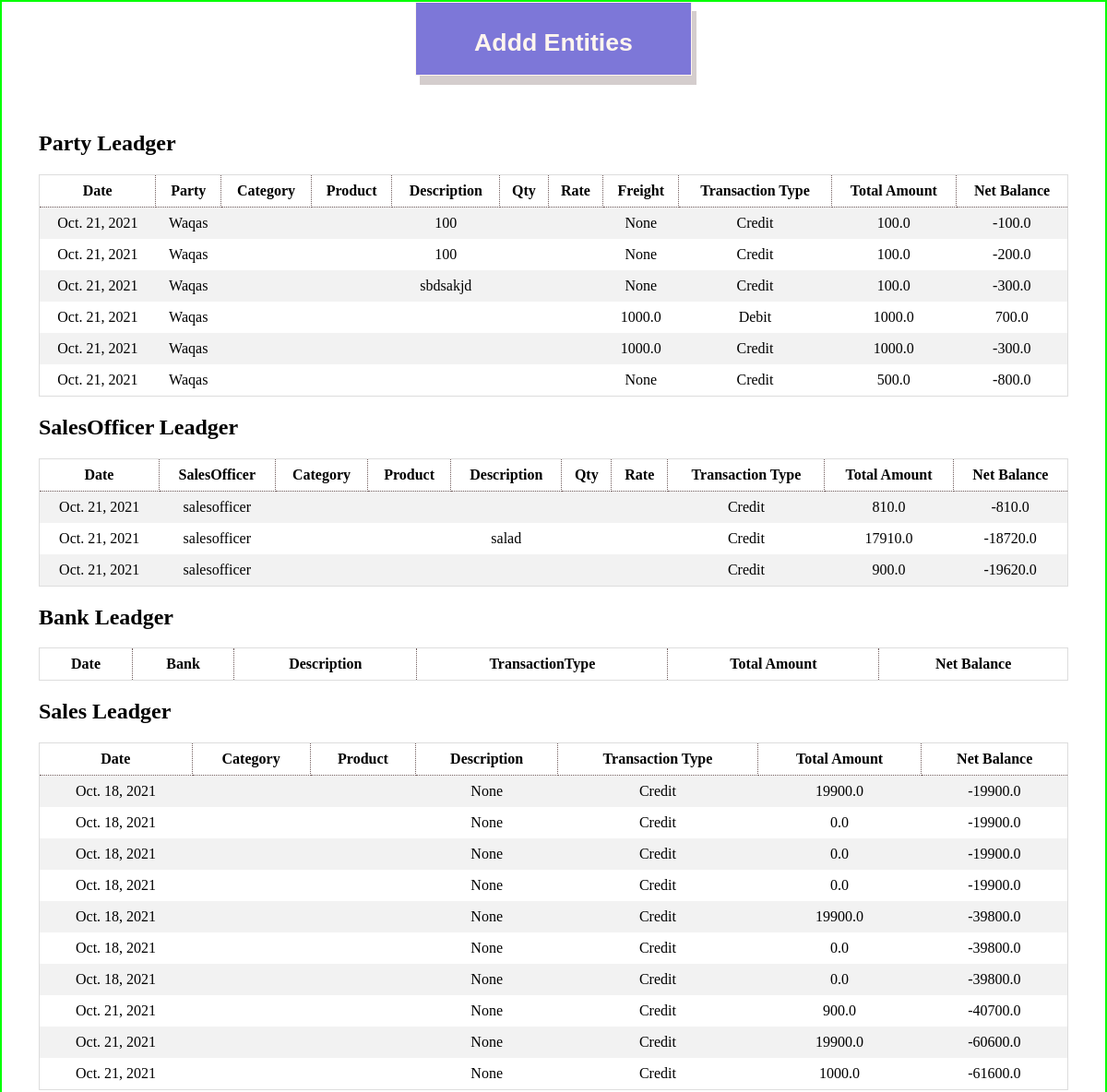
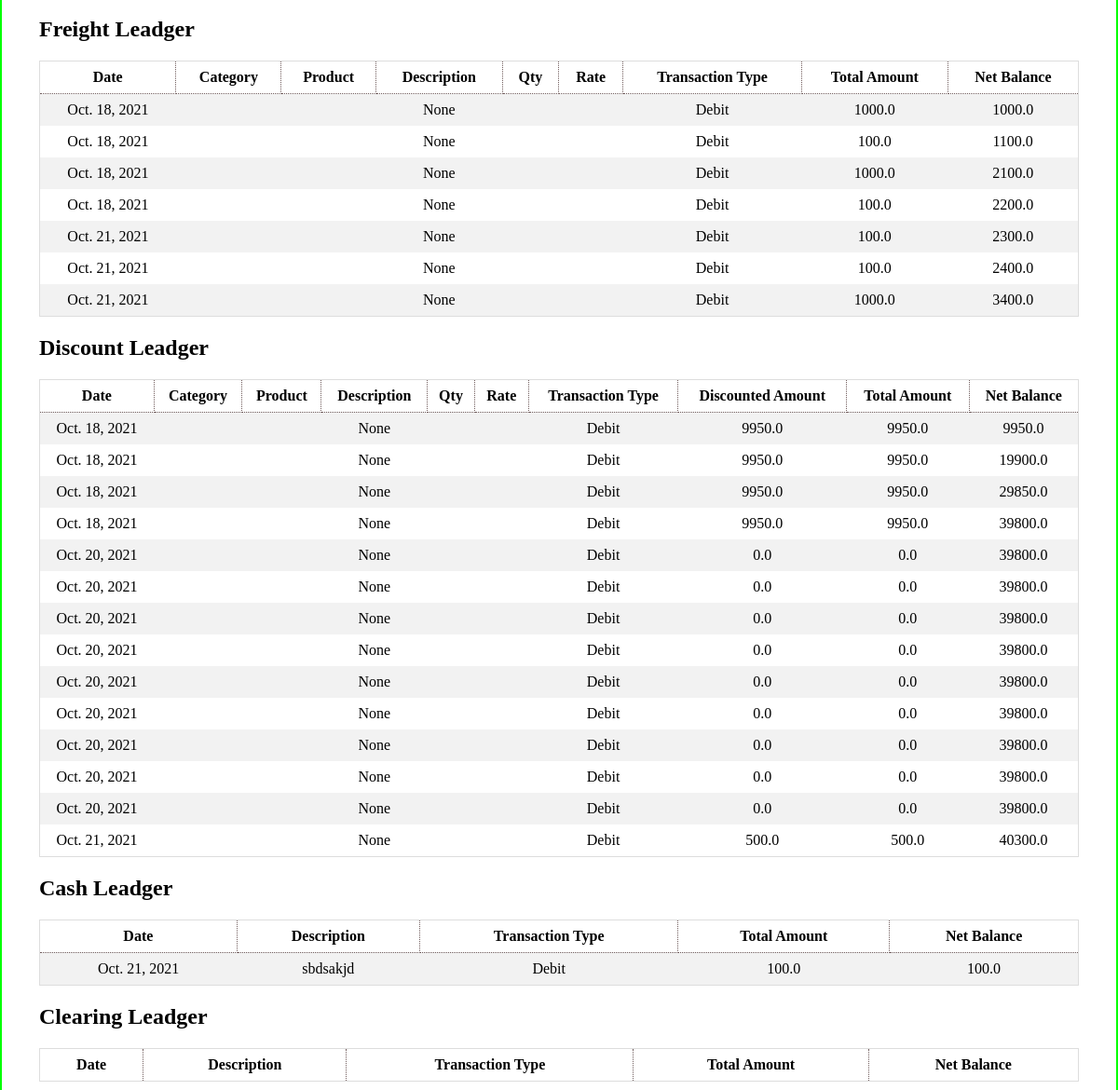
The page /apis/test (upper part) on the database as committed earlier (2 pictures, top to bottom).
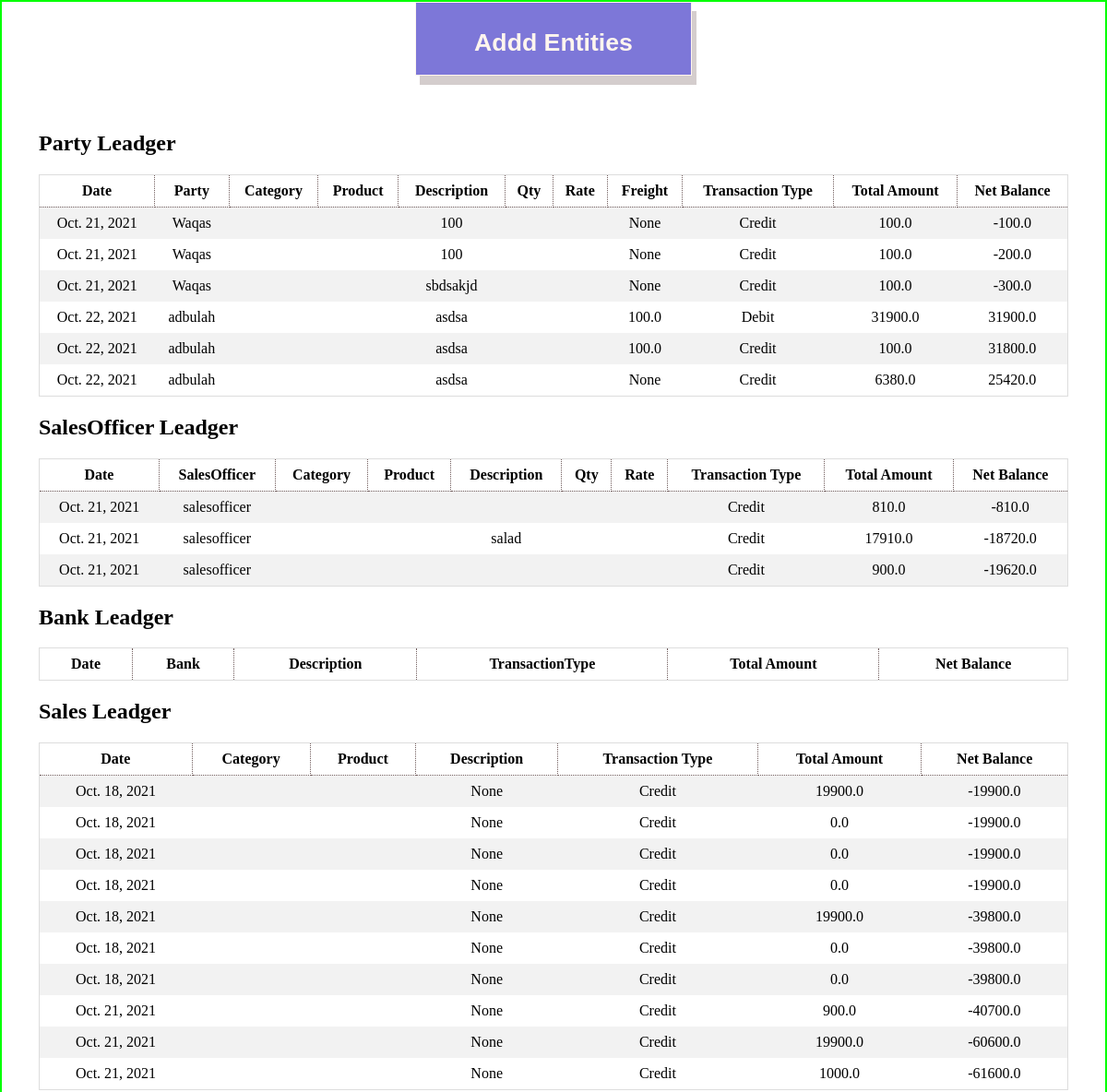
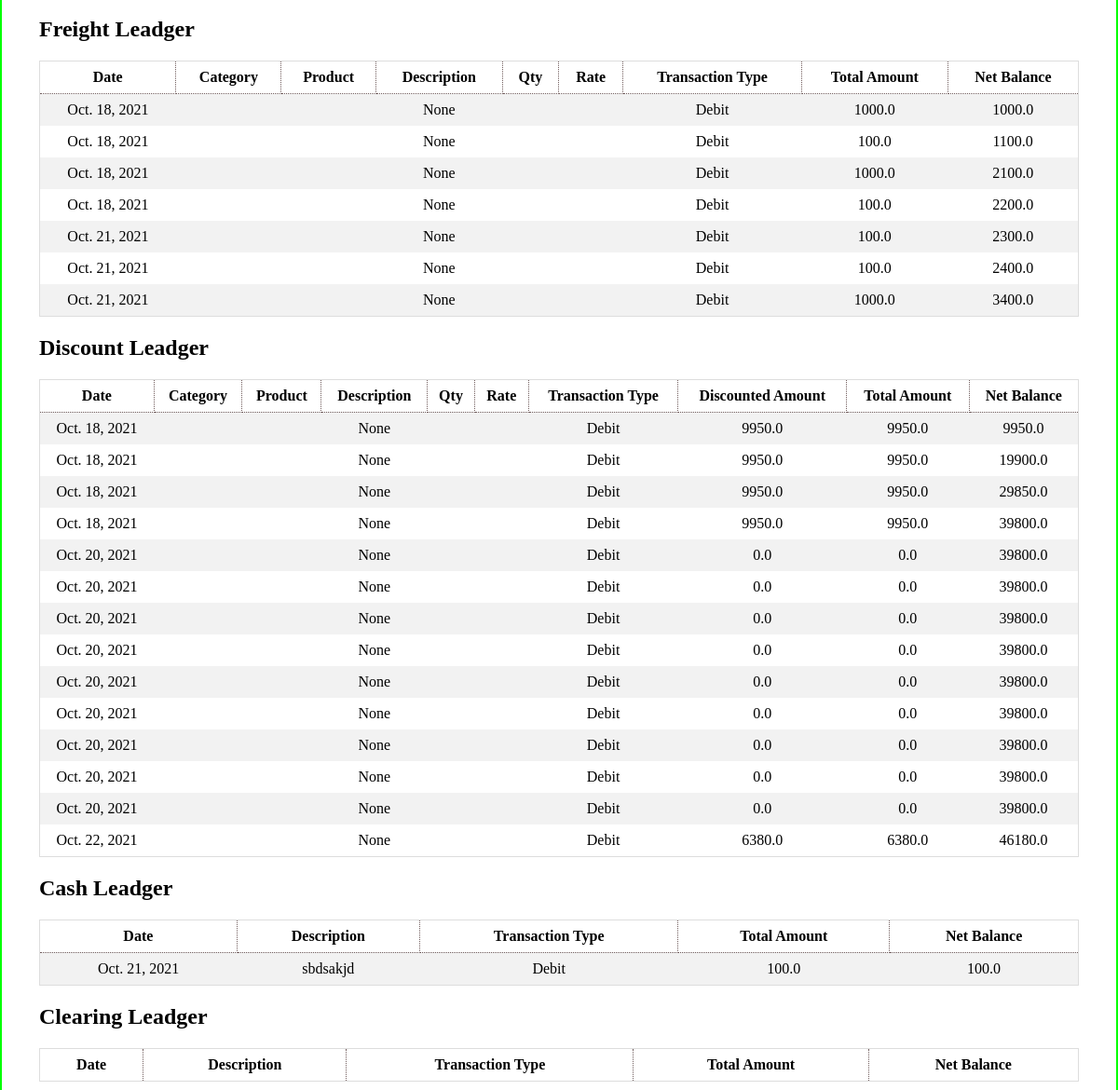
The same page on the database as committed later (2 pictures, top to bottom).
### app/models.py (models this page shows, shortened)
class Ledger(models.Model):
    date = models.DateField(default=timezone.now, blank=True)
    description = models.CharField(max_length=50, null=True)
    transaction_type = models.CharField(max_length=50, choices=(
        ('Debit', 'Debit'), ('Credit', 'Credit')))
    total_amount = models.FloatField(null=True)
    net_balance = models.FloatField(blank=True, default=0.0)

class PartyLedger(Ledger):
    party = models.ForeignKey(Party,on_delete=models.CASCADE)
    sales_officer = models.ForeignKey(SalesOfficer, on_delete=models.CASCADE)
    freight = models.FloatField(blank=True,null=True)

class Ledger(models.Model):
    date = models.DateField(default=timezone.now, blank=True)
    description = models.CharField(max_length=50, null=True)
    transaction_type = models.CharField(max_length=50, choices=(
        ('Debit', 'Debit'), ('Credit', 'Credit')))
    total_amount = models.FloatField(null=True)
    net_balance = models.FloatField(blank=True, default=0.0)

class Party(models.Model):
    ref_id = models.IntegerField(blank=True,null=True)
    name = models.CharField(max_length=30, unique=True)
    email = models.EmailField(max_length=30, unique=True)
    area = models.CharField(max_length=300)
    zone = models.CharField(max_length=300)
    region = models.CharField(max_length=300)
    contact = models.CharField(max_length=13)
    discount = models.ForeignKey(DiscountCategory,on_delete=models.CASCADE)
    sale_officer = models.ForeignKey(SalesOfficer,on_delete=models.CASCADE)
    category = models.ForeignKey(Category,on_delete=models.SET_NULL,null=True)
    creditLimit = models.FloatField()
    salesTarget = models.FloatField()
    opening_Balance = models.FloatField()
    current_Balance = models.FloatField(blank=True, null=True)
    SCI = models.FileField(null=True,blank=True,upload_to='Security Check Images')
    TOR = models.FileField(null=True,blank=True,upload_to='Terms of Recoreds')
    date = models.DateField(default=timezone.now, blank=True)
    def __str__(self):
        return self.name

class SalesOfficerLedger(Ledger):
    sales_officer = models.ForeignKey(SalesOfficer, on_delete=models.CASCADE)
    party_order = models.IntegerField(null=True,blank=True)

class SalesOfficer(models.Model):
    name = models.CharField(max_length=200,unique=True)
    commission = models.FloatField(default=0.0)
    contact = models.CharField(max_length=13)
    opening_Balance = models.FloatField()
    current_Balance = models.FloatField(blank=True, null=True)
    user = models.OneToOneField(User,on_delete=models.CASCADE)
    date = models.DateField(default=timezone.now, blank=True)
    def __str__(self):
        return self.name

class SalesLedger(Ledger):
    sales_person = models.ForeignKey(SalesPerson,on_delete=models.CASCADE)

class FreightLedger(Ledger):
    freight_person = models.ForeignKey(FreightPerson,on_delete=models.CASCADE)
    freight = models.FloatField()

class DiscountLedger(Ledger):
    discount_person = models.ForeignKey(DiscountPerson,on_delete=models.CASCADE)
    discounted_amount = models.FloatField()

class CashLedger(Ledger):
    cash_person = models.ForeignKey(CashPerson,on_delete=models.CASCADE)

### app/views.py (the view)
# urls.py: path('test',views.Test),
def Test(request):
    party = m.PartyLedger.objects.all()
    salesofficer = m.SalesOfficerLedger.objects.all()
    sales = m.SalesLedger.objects.all()
    bank = m.BankLedger.objects.all()
    freight = m.FreightLedger.objects.all()
    discount = m.DiscountLedger.objects.all()
    cleariing = m.ClearingLedger.objects.all()
    cash = m.CashLedger.objects.all()
    incentive = m.IncentiveLedger.objects.all()
    response_dict = {'Party':party,'SalesOfficer':salesofficer,'Sales':sales,'Bank':bank,'Freight':freight
                    ,'Discount':discount,'Cash':cash,'Clearing':cleariing,'Incentive':incentive }
    return render(request,'test.html',response_dict)

### app/templates/test.html (shortened to what the changed rows need)
<!DOCTYPE html>
<html>
<head>
</head>
<body>
    <div style="width: 100wh;text-align: center;">
        <div>
            <button class='addBtn' onclick="Add()" id='btn'>
                <h1>Addd Entities</h1>
            </button>
        </div>
    </div>
    <div class="container">
        <h2>Party Leadger</h2>
        <div style="overflow-x:auto;">
            <table>
                <tr>
                    <th>Date</th>
                    <th>Party</th>
                    <th>Category</th>
                    <th>Product</th>
                    <th>Description</th>
                    <th>Qty</th>
                    <th>Rate</th>
                    <th>Freight</th>
                    <th>Transaction Type</th>
                    <th>Total Amount</th>
                    <th>Net Balance</th>
                </tr>
                {% for r in Party %}
                <tr>
                    <td>{{r.date}}</td>
                    <td>{{r.party}}</td>
                    <td>{{r.category}}</td>
                    <td>{{r.product}}</td>
                    <td>{{r.description}}</td>
                    <td>{{r.qty}}</td>
                    <td>{{r.rate}}</td>
                    <td>{{r.freight}}</td>
                    <td>{{r.transaction_type}}</td>
                    <td>{{r.total_amount}}</td>
                    <td>{{r.net_balance}}</td>
                </tr>
                {% endfor %}
            </table>
        </div>
        <h2>SalesOfficer Leadger</h2>
        <div style="overflow-x:auto;">
            <table>
                <tr>
                    <th>Date</th>
                    <th>SalesOfficer</th>
                    <th>Category</th>
                    <th>Product</th>
                    <th>Description</th>
                    <th>Qty</th>
                    <th>Rate</th>
                    <th>Transaction Type</th>
                    <th>Total Amount</th>
                    <th>Net Balance</th>
                </tr>
                {% for r in SalesOfficer %}
                <tr>
                    <td>{{r.date}}</td>
                    <td>{{r.sales_officer}}</td>
                    <td>{{r.category}}</td>
                    <td>{{r.product}}</td>
                    <td>{{r.description}}</td>
                    <td>{{r.qty}}</td>
                    <td>{{r.rate}}</td>
                    <td>{{r.transaction_type}}</td>
                    <td>{{r.total_amount}}</td>
                    <td>{{r.net_balance}}</td>
                </tr>
                {% endfor %}
            </table>
        </div>
        <h2>Bank Leadger</h2>
        <div style="overflow-x:auto;">
            <table>
                <tr>
                    <th>Date</th>
                    <th>Bank</th>
                    <th>Description</th>
                    <th>TransactionType</th>
                    <th>Total Amount</th>
                    <th>Net Balance</th>
                </tr>
            </table>
        </div>
        <h2>Sales Leadger</h2>
        <div style="overflow-x:auto;">
            <table>
                <tr>
                    <th>Date</th>
                    <th>Category</th>
                    <th>Product</th>
                    <th>Description</th>
                    <th>Transaction Type</th>
                    <th>Total Amount</th>
                    <th>Net Balance</th>
                </tr>
                {% for r in Sales %}
                <tr>
                    <td>{{r.date}}</td>
                    <td>{{r.category}}</td>
                    <td>{{r.product}}</td>
                    <td>{{r.description}}</td>
                    <td>{{r.transaction_type}}</td>
                    <td>{{r.total_amount}}</td>
                    <td>{{r.net_balance}}</td>
                </tr>
                {% endfor %}
            </table>
        </div>
        <h2>Freight Leadger</h2>
        <div style="overflow-x:auto;">
            <table>
                <tr>
                    <th>Date</th>
                    <th>Category</th>
                    <th>Product</th>
                    <th>Description</th>
                    <th>Qty</th>
                    <th>Rate</th>
                    <th>Transaction Type</th>
                    <th>Total Amount</th>
                    <th>Net Balance</th>
                </tr>
                {% for r in Freight %}
                <tr>
                    <td>{{r.date}}</td>
                    <td>{{r.category}}</td>
                    <td>{{r.product}}</td>
                    <td>{{r.description}}</td>
                    <td>{{r.qty}}</td>
                    <td>{{r.rate}}</td>
                    <td>{{r.transaction_type}}</td>
                    <td>{{r.total_amount}}</td>
                    <td>{{r.net_balance}}</td>
                </tr>
                {% endfor %}
            </table>
        </div>
        <h2>Discount Leadger</h2>
        <div style="overflow-x:auto;">
            <table>
                <tr>
                    <th>Date</th>
                    <th>Category</th>
                    <th>Product</th>
                    <th>Description</th>
                    <th>Qty</th>
                    <th>Rate</th>
                    <th>Transaction Type</th>
                    <th>Discounted Amount</th>
                    <th>Total Amount</th>
                    <th>Net Balance</th>
                </tr>
                {% for r in Discount %}
                <tr>
                    <td>{{r.date}}</td>
                    <td>{{r.category}}</td>
                    <td>{{r.product}}</td>
                    <td>{{r.description}}</td>
                    <td>{{r.qty}}</td>
                    <td>{{r.rate}}</td>
                    <td>{{r.transaction_type}}</td>
                    <td>{{r.discounted_amount}}</td>
                    <td>{{r.total_amount}}</td>
                    <td>{{r.net_balance}}</td>
                </tr>
                {% endfor %}
            </table>
        </div>
        <h2>Cash Leadger</h2>
        <div style="overflow-x:auto;">
            <table>
                <tr>
                    <th>Date</th>
                    <th>Description</th>
                    <th>Transaction Type</th>
                    <th>Total Amount</th>
                    <th>Net Balance</th>
                </tr>
                {% for r in Cash %}
                <tr>
                    <td>{{r.date}}</td>
                    <td>{{r.description}}</td>
                    <td>{{r.transaction_type}}</td>
                    <td>{{r.total_amount}}</td>
                    <td>{{r.net_balance}}</td>
                </tr>
                {% endfor %}
            </table>
        </div>
        <h2>Clearing Leadger</h2>
        <div style="overflow-x:auto;">
            <table>
                <tr>
                    <th>Date</th>
                    <th>Description</th>
                    <th>Transaction Type</th>
                    <th>Total Amount</th>
                    <th>Net Balance</th>
                </tr>
            </table>
        </div>
    </div>
</body>
</html>

Rows that differ between the two databases and show on the page:
removed PartyLedger: date "Oct. 21, 2021", party "Waqas", freight "1000.0", transaction_type "Debit", total_amount "1000.0", net_balance "700.0"
removed PartyLedger: date "Oct. 21, 2021", party "Waqas", freight "1000.0", transaction_type "Credit", total_amount "1000.0", net_balance "-300.0"
removed PartyLedger: date "Oct. 21, 2021", party "Waqas", freight "None", transaction_type "Credit", total_amount "500.0", net_balance "-800.0"
removed DiscountLedger: date "Oct. 21, 2021", description "None", transaction_type "Debit", discounted_amount "500.0", total_amount "500.0", net_balance "40300.0"
added PartyLedger: date "Oct. 22, 2021", party "adbulah", description "asdsa", freight "100.0", transaction_type "Debit", total_amount "31900.0", net_balance "31900.0"
added PartyLedger: date "Oct. 22, 2021", party "adbulah", description "asdsa", freight "100.0", transaction_type "Credit", total_amount "100.0", net_balance "31800.0"
added PartyLedger: date "Oct. 22, 2021", party "adbulah", description "asdsa", freight "None", transaction_type "Credit", total_amount "6380.0", net_balance "25420.0"
added DiscountLedger: date "Oct. 22, 2021", description "None", transaction_type "Debit", discounted_amount "6380.0", total_amount "6380.0", net_balance "46180.0"
